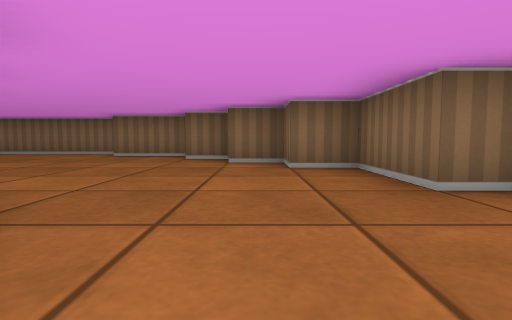
view 1 (above)

20 first-person views from a walk through a cub3D maze. The camera is about half as high as the walls, tilts 4° down and sees 80° across. The floor is counted in squares. Each view is taken from the middle of a square. On the plan, view 1 faces up. The plan holds only what a view shows up to about 9 squares ahead; the rest is blank.

view 2
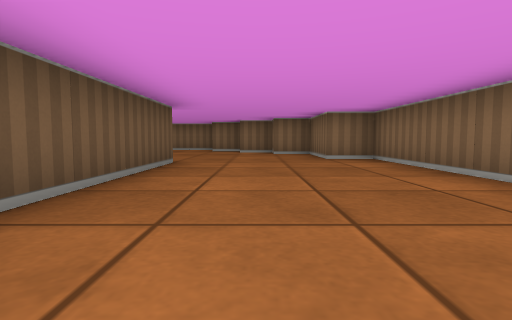

view 3
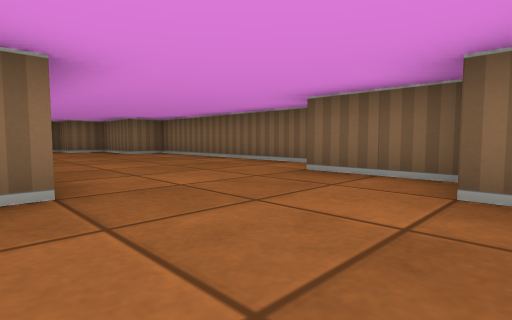

view 4
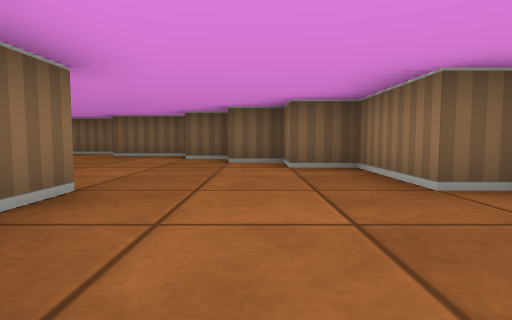

view 5
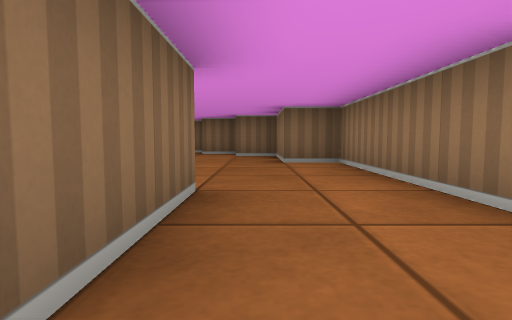

view 6
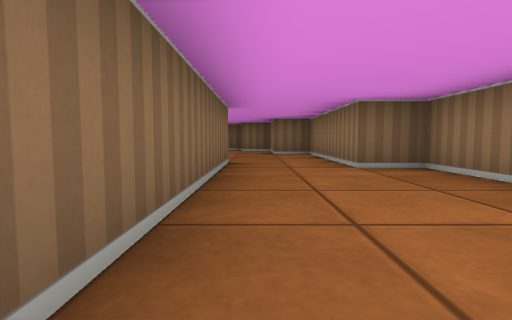

view 7
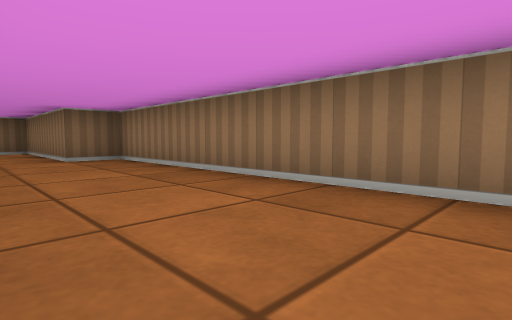

view 8
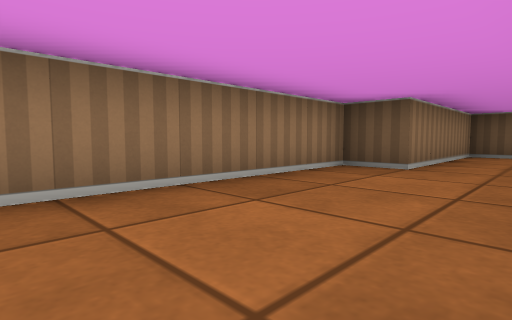

view 9
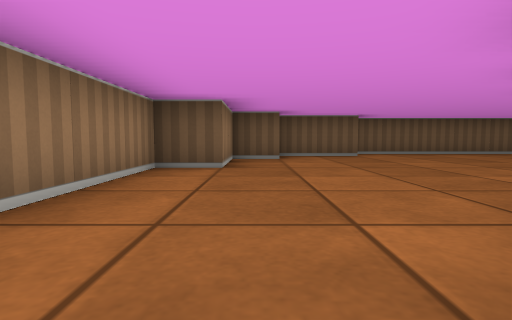

view 10
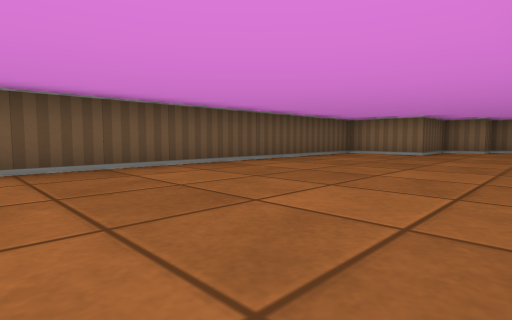

view 11
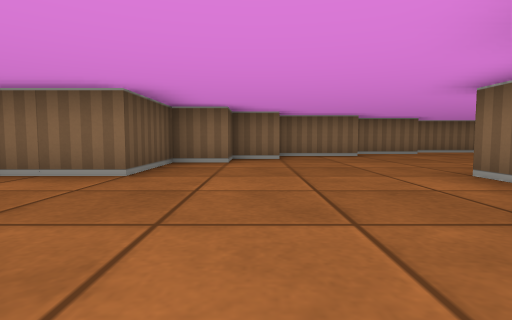

view 12
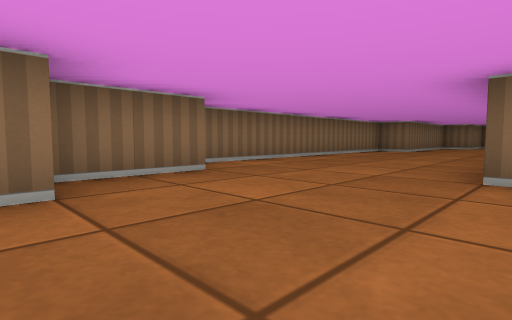

view 13
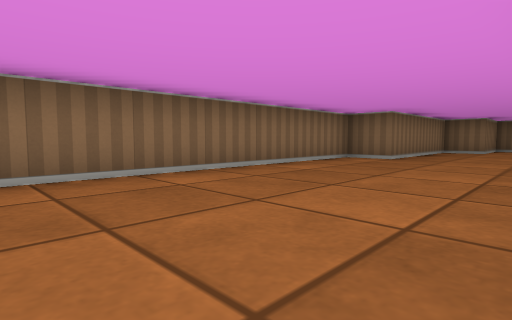

view 14
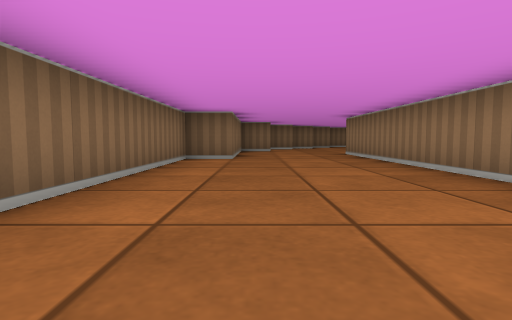

view 15
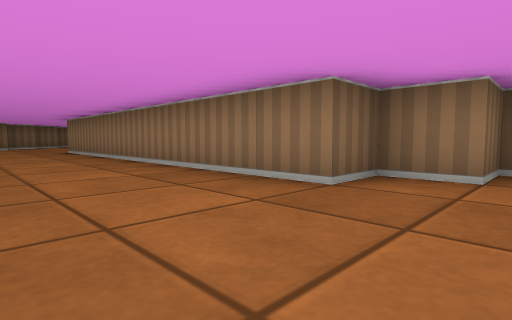

view 16
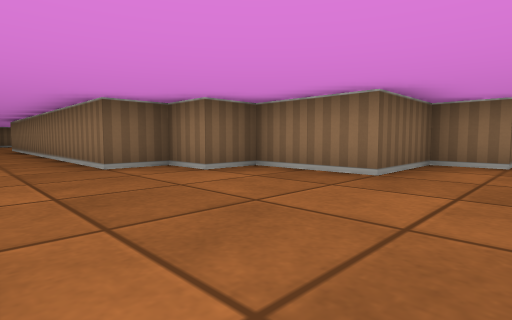

view 17
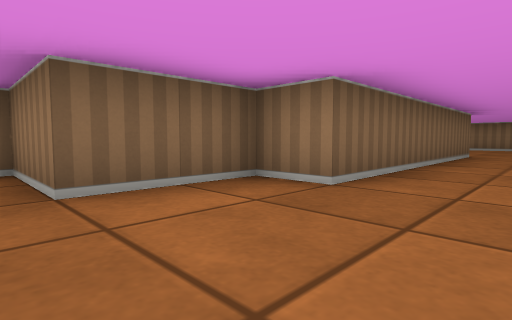

view 18
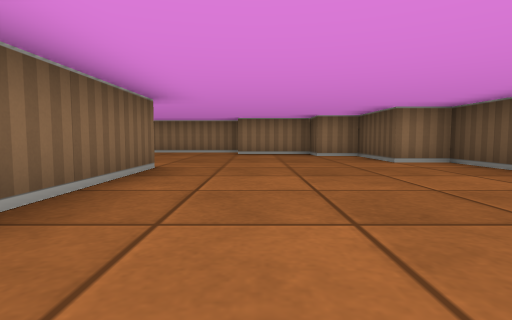

view 19
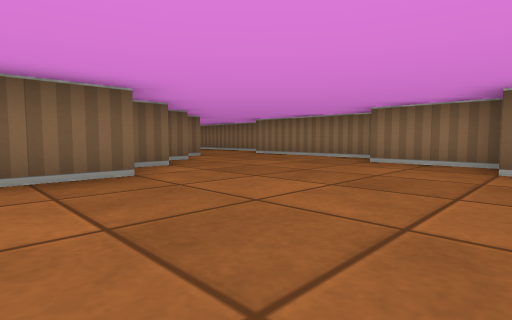

view 20
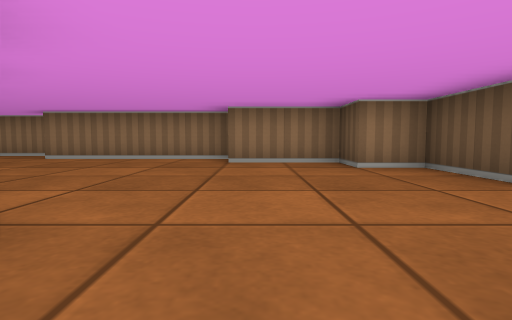

### Floor plan
Points are (right, up) in squares from view 1. A wall is a line through its corners. A room is listed if a view was taken in it or the views show most of it. See-through windows are left out.
Room 1 (views 1, 2, 3, 4, 5, 6, 7, 8, 9, 10, 11, 12, 13, 14, 15, 16, 17, 18, 19, 20)
walls: (-15.4, 8.5) (-17.4, 8.5); (-17.4, 7.5) (-19.5, 7.5); (-19.4, 6.5) (-20.5, 6.5) (-20.5, 5.5) (-21.5, 5.5) (-21.5, 3.5) (-23.5, 3.5) (-23.5, -5.5) (-22.5, -5.5) (-22.5, -7.5) (-21.5, -7.5) (-21.5, -8.5) (-19.5, -8.5) (-19.5, -9.5) (-15.5, -9.5) (-15.5, -10.5) (-7.5, -10.5) (-7.5, -9.5) (-3.5, -9.5) (-3.5, -8.5) (-1.5, -8.5) (-1.5, -7.5) (-0.5, -7.5) (-0.5, -6.5); (-1.6, 7.5) (-3.5, 7.5) (-3.5, 8.5) (-7.5, 8.5) (-7.5, 9.5) (-14.9, 9.5); (-1.5, 1.5) (-1.5, -2.2); (-0.5, 6.5) (-1.5, 6.5); (-18.5, -4.6) (-18.5, 1.5) (-17.5, 1.5) (-17.5, 3.5) (-15.5, 3.5) (-15.5, 4.5) (-14.5, 4.5) (-14.5, 5.5) (-5.5, 5.5); (-17.5, -5.6) (-17.5, -4.9); (-1.4, -3.5) (-1.9, -3.5); (-3.5, -5.5) (-4.2, -5.5); (-16.5, -6.6) (-16.5, -6); (-6.5, -7.5) (-11.5, -7.5); (-15.5, -7.6) (-15.5, -7.1); (2.5, -3.1) (2.5, 2.5) (1.5, 2.5) (1.5, 4.5) (0.5, 4.5) (0.5, 5.5) (-0.5, 5.5); (1.5, -5.4) (1.5, -3.5); (0.5, -6.5) (0.5, -5.5)

Where each view was taken, in squares from view 1:
view 1: 0 up, 0 right, facing up
view 2: 4 down, 0 right, facing up
view 3: 6 down, 2 left, facing up-right
view 4: 7 down, 6 left, facing right
view 5: 8 down, 9 left, facing right
view 6: 8 down, 12 left, facing right
view 7: 8 down, 14 left, facing down-right
view 8: 8 down, 11 left, facing down-left
view 9: 8 down, 15 left, facing left
view 10: 5 down, 19 left, facing up-left
view 11: 0 up, 20 left, facing up
view 12: 5 up, 18 left, facing up-right
view 13: 6 up, 14 left, facing up-right
view 14: 8 up, 14 left, facing right
view 15: 8 up, 16 left, facing down-right
view 16: 7 up, 19 left, facing down-right
view 17: 4 up, 20 left, facing down-right
view 18: 0 up, 20 left, facing down
view 19: 3 down, 22 left, facing down-right
view 20: 3 down, 20 left, facing down
